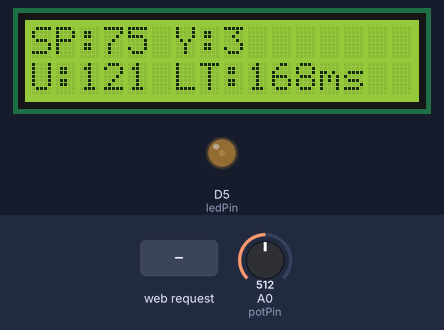
The sketch below on a simulated ESP8266 (NodeMCU). On the bench: 16×2 character LCD, output pins drawn as LEDs (lit = HIGH). The inputs (shaded band) are chosen by the test bench; at power-on: A0 (potPin) = 512. WiFi joins after 1.5 s; servers stay silent unless stated.

Above: at 2.7 s.
2.8 s: HTTP request GET /setpid?kp=120 received
At 4.5 s:
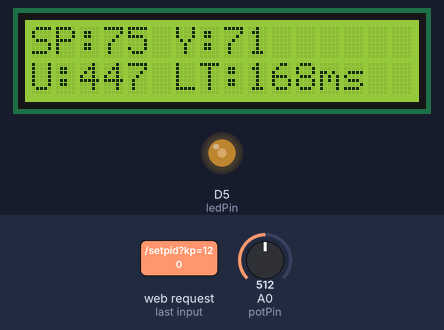
4.8 s: A0 (potPin) set to 900
At 6.4 s:
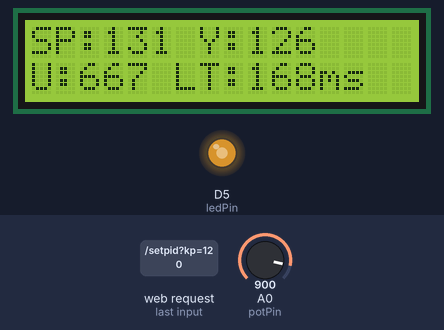
7.1 s: A0 (potPin) set to 690
At 8.3 s:
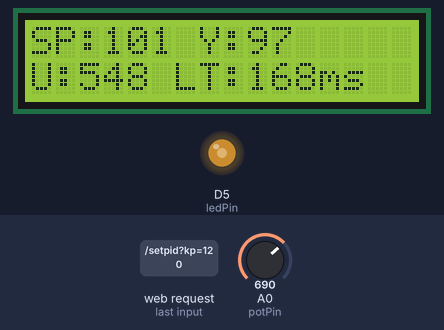
8.9 s: A0 (potPin) set to 1023
At 10.8 s:
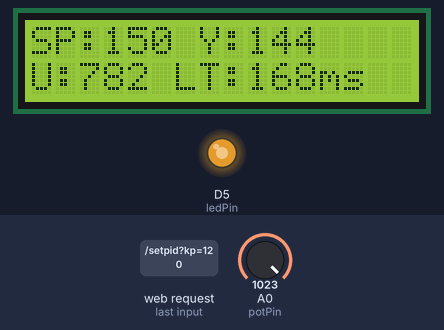
Timing chart, 0 to 11.4 s (numbered marks = the images above; inputs shaded):
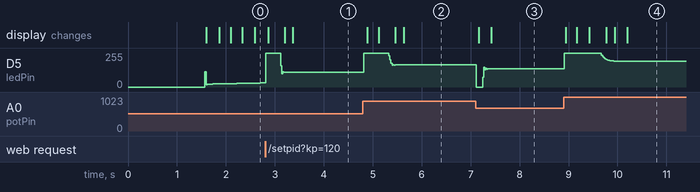

Measured:
- after the input at 4.8 s, D5 (ledPin): 111/255 → 255/255 at once, → 166/255 0.51 s later; the display: first changes after 0.08 s (image 2 shows a later state)
- after the input at 7.1 s, D5 (ledPin): 166/255 → 0/255 at once, → 136/255 0.13 s later; the display: first changes after 0.07 s (image 3 shows a later state)
- after the input at 8.9 s, the display: first changes at once (image 4 shows a later state)

The sketch:

projekt_3.ino
```cpp
#include <ESP8266WiFi.h>
#include <ESP8266WebServer.h>
#include <ArduinoJson.h>
#include <LiquidCrystal_I2C.h>
#include <Arduino.h>

const char* ssid = "Cirno";
const char* password = "bakabaka";

const int potPin = A0;
const int ledPin = D5;

double y = 0.0;
double u = 0.0;
double T = 0.5;
double dt = 0.02;
double alpha = dt / T;

double Kp = 1.2, Ki = 0.5, Kd = 0.1;
double setpoint = 0;
double integral = 0;
double last_error = 0;

unsigned long loopTime = 0;

ESP8266WebServer server(80);
LiquidCrystal_I2C lcd(0x3F, 16, 2);

double f(double u) {
    if (u < 200) return 0.03 * u;
    if (u < 700) return 0.25 * u - 40;
    return 140 + 0.05 * (u - 700);
}

double updatePlant(double u) {
    double target = f(u);
    y = y + alpha * (target - y);
    return y;
}

const char INDEX_HTML[] PROGMEM =
"<!DOCTYPE html><html><head><meta charset='UTF-8'>"
"<title>ESP8266 PID Control</title>"
"<script src='https://cdn.plot.ly/plotly-latest.min.js'></script>"
"<style>body{font-family:sans-serif; text-align:center; background:#f4f4f4; margin:20px;} "
".container{background:white; padding:20px; border-radius:10px; display:inline-block; box-shadow:0 2px 10px rgba(0,0,0,0.1);} "
"#chart{height:400px; width:800px;} .stats{margin: 15px 0; padding:10px; background:#e9ecef; border-radius:5px;} "
".val{font-weight:bold; color:#007bff; margin-right:15px;} input{width:60px; padding:5px; margin:5px;} "
"button{padding:6px 15px; cursor:pointer; background:#28a745; color:white; border:none; border-radius:3px;}</style></head>"
"<body><div class='container'><h2>System Regulacji PID</h2><div id='chart'></div>"
"<div class='stats'><b>Wartości:</b> SP: <span id='val_sp' class='val'>-</span> Y: <span id='val_y' class='val'>-</span> U: <span id='val_u' class='val'>-</span> | Loop: <span id='val_lt' class='val'>-</span>μs</div>"
"<div class='stats'><b>Nastawy:</b> Kp: <span id='cur_kp' class='val'>-</span> Ki: <span id='cur_ki' class='val'>-</span> "
"Kd: <span id='cur_kd' class='val'>-</span> dt: <span id='cur_dt' class='val'>-</span>s</div>"
"<div>Kp: <input type='number' id='kp' value='1.75' step='0.1'> Ki: <input type='number' id='ki' value='0.5' step='0.1'> "
"Kd: <input type='number' id='kd' value='0.0' step='0.1'> dt: <input type='number' id='dt' value='0.02' step='0.01'> "
"<button onclick='sendPID()'>Zapisz Nastawy</button></div></div>"
"<script>var traces=[{y:[],name:'SP'},{y:[],name:'Y'},{y:[],name:'U'}]; Plotly.newPlot('chart',traces,{margin:{t:20}});"
"function getData(){fetch('/data').then(r=>r.json()).then(d=>{Plotly.extendTraces('chart',{y:[[d.sp],[d.y],[d.u]]},[0,1,2],100);"
"document.getElementById('val_sp').innerText=d.sp.toFixed(1);document.getElementById('val_y').innerText=d.y.toFixed(1);document.getElementById('val_u').innerText=d.u.toFixed(1);document.getElementById('val_lt').innerText=d.lt;"
"document.getElementById('cur_kp').innerText=d.kp.toFixed(2);document.getElementById('cur_ki').innerText=d.ki.toFixed(2);document.getElementById('cur_kd').innerText=d.kd.toFixed(2);document.getElementById('cur_dt').innerText=d.dt.toFixed(3);});}"
"function sendPID(){var p='kp='+document.getElementById('kp').value+'&ki='+document.getElementById('ki').value+'&kd='+document.getElementById('kd').value+'&dt='+document.getElementById('dt').value;"
"fetch('/setpid?'+p);} setInterval(getData,100);</script></body></html>";

void handleData() {
    StaticJsonDocument<300> doc;
    doc["sp"] = setpoint; doc["y"] = y; doc["u"] = u;
    doc["kp"] = Kp; doc["ki"] = Ki; doc["kd"] = Kd; doc["dt"] = dt;
    doc["lt"] = loopTime;
    String json; serializeJson(doc, json);
    server.send(200, "application/json", json);
}

void handleSetPID() {
    if(server.hasArg("kp")) Kp = server.arg("kp").toDouble();
    if(server.hasArg("ki")) Ki = server.arg("ki").toDouble();
    if(server.hasArg("kd")) Kd = server.arg("kd").toDouble();
    if(server.hasArg("dt")) { dt = server.arg("dt").toDouble(); alpha = dt / T; }
    server.send(200, "text/plain", "OK");
}

void setup() {
    system_update_cpu_freq(160);
    Serial.begin(115200);
    pinMode(ledPin, OUTPUT);
    lcd.init(); lcd.backlight();
    WiFi.begin(ssid, password);
    while (WiFi.status() != WL_CONNECTED) delay(500);
    server.on("/", [](){ server.send(200, "text/html", INDEX_HTML); });
    server.on("/data", handleData);
    server.on("/setpid", handleSetPID);
    server.begin();
}

void loop() {
    static uint32_t lastMillis = 0;
    static uint32_t lastLcdUpdate = 0;

    if (millis() - lastMillis >= (dt * 1000)) {
        unsigned long start = micros();

        lastMillis = millis();
        setpoint = analogRead(potPin) / 1023.0 * 150.0;

        if (setpoint > 150) setpoint = 150;
        if (setpoint < 0) setpoint = 0;

        double error = setpoint - y;
        integral += error * dt;
        double derivative = (error - last_error) / dt;

        u = Kp * error + Ki * integral + Kd * derivative;

        if (u > 1023) u = 1023;
        if (u < 0) u = 0;

        last_error = error;
        y = updatePlant(u);

        if (y > 150) y = 150;
        if (y < 0) y = 0;

        analogWrite(ledPin, (int)u);

        loopTime = (micros() - start);

        if (millis() - lastLcdUpdate >= 250) {
            lastLcdUpdate = millis();
            lcd.setCursor(0, 0);
            lcd.print("SP:"); lcd.print((int)setpoint); lcd.print(" Y:"); lcd.print((int)y);
            lcd.print("    ");
            lcd.setCursor(0, 1);
            lcd.print("U:"); lcd.print((int)u); lcd.print(" LT:"); lcd.print(loopTime);
            lcd.print("ms   ");
        }
    }
    server.handleClient();
}
```
